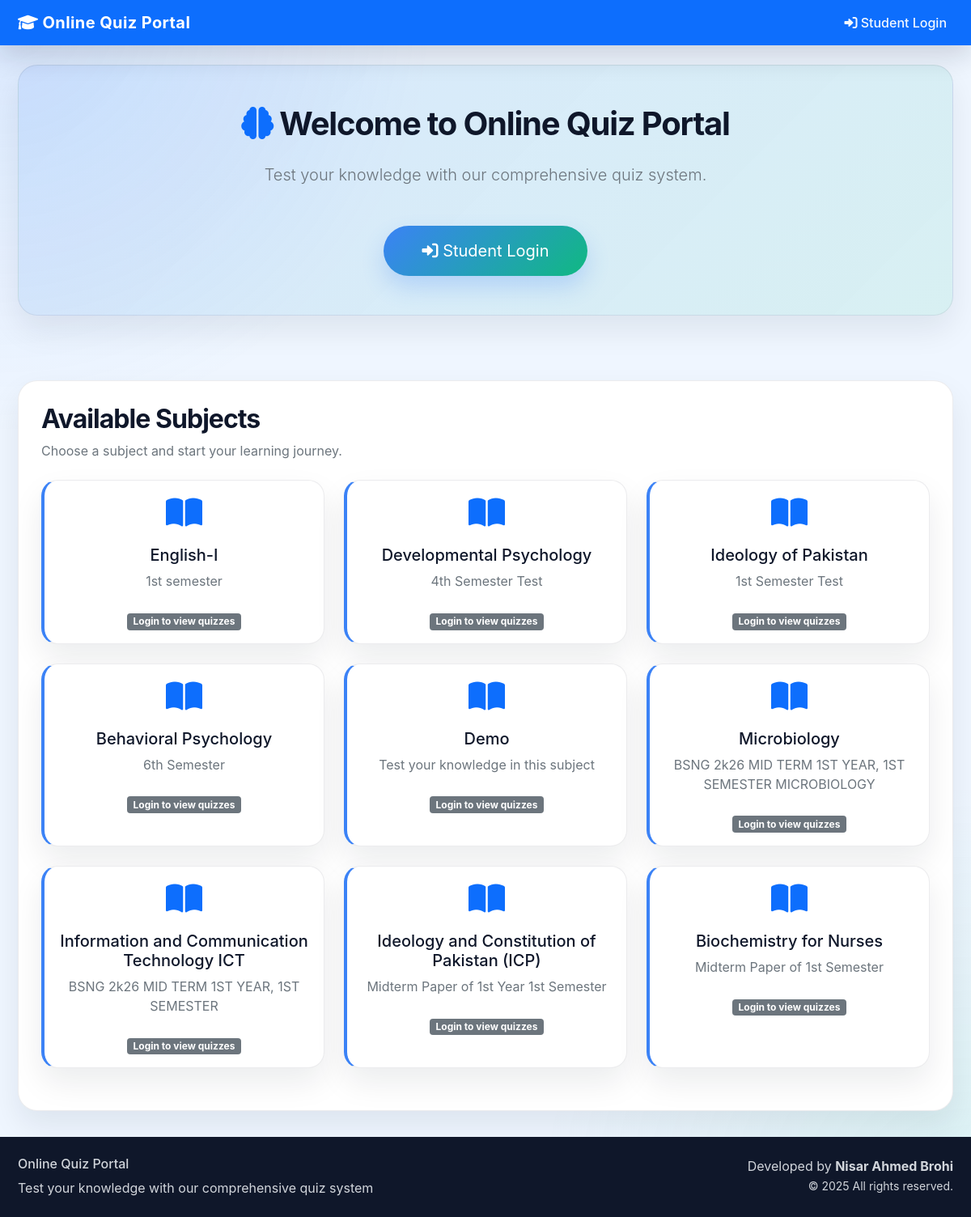
The page / on the database its author committed.
### quiz/models.py (models this page shows, shortened)
class Subject(models.Model):
    name = models.CharField(max_length=100)
    description = models.TextField(blank=True)
    created_at = models.DateTimeField(auto_now_add=True)

### quiz/views.py (the view)
# urls.py: path('', views.home, name='home'),
def home(request):
    subjects = Subject.objects.all()
    return render(request, 'quiz/home.html', {'subjects': subjects})

### quiz/templates/quiz/home.html (shortened to what this page needs)
{% extends 'quiz/base.html' %}
{% block content %}
<div class="row">
    <div class="col-12">
        <div class="hero-panel text-center mx-auto">
            <h1 class="mb-4">
                <i class="fas fa-brain text-primary"></i> Welcome to Online Quiz Portal
            </h1>
            <p class="lead text-muted mb-5">Test your knowledge with our comprehensive quiz system.</p>
            {% if not request.session.student_id %}
            <a href="{% url 'student_login' %}" class="btn btn-primary btn-lg px-5 py-3">
                <i class="fas fa-sign-in-alt"></i> Student Login
            </a>
            {% endif %}
        </div>
    </div>
</div>
<div class="row mt-5">
    <div class="col-12">
        <div class="section-panel">
            <div class="d-flex justify-content-between align-items-center mb-4 flex-column flex-md-row">
                <div>
                    <h2 class="section-title mb-2">Available Subjects</h2>
                    <p class="text-muted mb-0">Choose a subject and start your learning journey.</p>
                </div>
            </div>
            <div class="row mt-4">
                {% for subject in subjects %}
                <div class="col-md-4 mb-4">
                    <div class="card quiz-card h-100">
                        <div class="card-body text-center">
                            <div class="display-6 text-primary mb-3">
                                <i class="fas fa-book-open"></i>
                            </div>
                            <h5 class="card-title mb-2">{{ subject.name }}</h5>
                            <p class="card-text text-muted mb-4">{{ subject.description|default:"Test your knowledge in this subject"|truncatewords:18 }}</p>
                            {% if request.session.student_id %}
                            <a href="{% url 'subject_quizzes' subject.id %}" class="btn btn-outline-primary btn-sm py-2 px-4">
                                View Quizzes
                            </a>
                            {% else %}
                            <span class="badge bg-secondary">Login to view quizzes</span>
                            {% endif %}
                        </div>
                    </div>
                </div>
                {% empty %}
                <div class="col-12">
                    <p class="text-muted">No subjects available at the moment.</p>
                </div>
                {% endfor %}
            </div>
        </div>
    </div>
</div>
{% endblock %}

### quiz/templates/quiz/base.html (shortened to what this page needs)
<!DOCTYPE html>
<html lang="en">
<head>
    <link href="https://cdn.jsdelivr.net/npm/bootstrap@5.1.3/dist/css/bootstrap.min.css" rel="stylesheet">
    <link href="https://cdnjs.cloudflare.com/ajax/libs/font-awesome/6.0.0/css/all.min.css" rel="stylesheet">
    {% load static %}
</head>
<body>
    <div class="main-container">
        <div class="content-wrap">
            <nav class="navbar navbar-expand-lg navbar-dark bg-primary">
                <div class="container">
                    <a class="navbar-brand" href="{% url 'home' %}">
                        <i class="fas fa-graduation-cap"></i> Online Quiz Portal
                    </a>
                    {% if request.session.student_id %}
                    <div class="navbar-nav ms-auto d-flex align-items-center">
                        <span class="student-info me-3">
                            <i class="fas fa-user"></i>
                            {{ request.session.student_name }}
                        </span>
                        <a class="nav-link" href="{% url 'quiz_list' %}">
                            <i class="fas fa-list"></i> Available Quizzes
                        </a>
                        <a class="nav-link" href="{% url 'home' %}">
                            <i class="fas fa-home"></i> Home
                        </a>
                        <a class="nav-link" href="{% url 'student_logout' %}"
                           onclick="return confirm('Are you sure you want to logout?')">
                            <i class="fas fa-sign-out-alt"></i> Logout
                        </a>
                    </div>
                    {% else %}
                    <div class="navbar-nav ms-auto">
                        <a class="nav-link" href="{% url 'student_login' %}">
                            <i class="fas fa-sign-in-alt"></i> Student Login
                        </a>
                    </div>
                    {% endif %}
                </div>
            </nav>
            <div class="container mt-4">
                {% block content %}
                {% endblock %}
            </div>
        </div>
        <footer class="footer">
            <div class="container">
                <div class="row">
                    <div class="col-md-6 text-center text-md-start">
                        <h6>Online Quiz Portal</h6>
                        <p class="mb-0">Test your knowledge with our comprehensive quiz system</p>
                    </div>
                    <div class="col-md-6 text-center text-md-end">
                        <p class="mb-0">
                            Developed by <strong>Nisar Ahmed Brohi</strong>
                        </p>
                        <p class="mb-0">
                            <small>&copy; 2025 All rights reserved.</small>
                        </p>
                    </div>
                </div>
            </div>
        </footer>
    </div>
</body>
</html>

### quiz/templates/quiz/base.html (style rules this page uses)
:root { --brand-primary: #3b82f6; --brand-primary-dark: #1d4ed8; --brand-secondary: #10b981; --surface: #ffffff; --surface-soft: #f8fafc; --surface-alt: #e2e8f0; --text-high: #0f172a; --text-muted: #64748b; --border: rgba(15, 23, 42, 0.08); --shadow-soft: 0 18px 38px rgba(15, 23, 42, 0.08); }
html, body { min-height: 100%; background: radial-gradient(circle at top left, rgba(59, 130, 246, 0.12), transparent 28%), radial-gradient(circle at bottom right, rgba(16, 185, 129, 0.10), transparent 28%), #eff6ff; color: var(--text-high); font-family: Inter, system-ui, -apple-system, BlinkMacSystemFont, 'Segoe UI', sans-serif; }
body { margin: 0; padding: 0; }
.navbar { box-shadow: 0 14px 32px rgba(15, 23, 42, 0.15); background: #0d6efd !important; }
.navbar-brand { font-weight: 700; letter-spacing: 0.02em; color: #ffffff !important; }
.navbar-nav .nav-link { color: rgba(255, 255, 255, 0.95) !important; font-weight: 500; }
.main-container { display: flex; flex-direction: column; min-height: 100vh; }
.content-wrap { flex: 1; }
.container { max-width: 1180px; }
.card { border: 1px solid rgba(15, 23, 42, 0.08); border-radius: 1.25rem; box-shadow: var(--shadow-soft); background: var(--surface); color: var(--text-high); }
.hero-panel { border-radius: 1.5rem; background: linear-gradient(135deg, rgba(59, 130, 246, 0.12), rgba(16, 185, 129, 0.10)); border: 1px solid rgba(15, 23, 42, 0.08); box-shadow: var(--shadow-soft); padding: 3rem 2.5rem; margin-bottom: 2rem; color: var(--text-high); }
.hero-panel h1, .hero-panel h2, .section-title { font-weight: 700; letter-spacing: -0.03em; }
.quiz-card { border: 1px solid rgba(15, 23, 42, 0.08); border-left: 4px solid var(--brand-primary); transition: transform 0.25s ease, box-shadow 0.25s ease; background: var(--surface); }
.section-panel { padding: 1.75rem; background: var(--surface); border-radius: 1.5rem; box-shadow: var(--shadow-soft); border: 1px solid rgba(15, 23, 42, 0.08); }
.btn-primary { border-radius: 999px; background: linear-gradient(135deg, var(--brand-primary), var(--brand-secondary)); border: none; box-shadow: 0 14px 28px rgba(59, 130, 246, 0.24); color: #ffffff; }
.footer { background: #0f172a; color: #d1d5db; padding: 1.5rem 0; margin-top: 2rem; }

### rows shown on the page
Subject: name "English-I", description "1st semester"
Subject: name "Developmental Psychology", description "4th Semester Test"
Subject: name "Ideology of Pakistan", description "1st Semester Test"
Subject: name "Behavioral Psychology", description "6th Semester"
Subject: name "Demo", description "Test your knowledge in this subject"
Subject: name "Microbiology", description "BSNG 2k26 MID TERM 1ST YEAR, 1ST SEMESTER MICROBIOLOGY"
Subject: name "Information and Communication Technology ICT", description "BSNG 2k26 MID TERM 1ST YEAR, 1ST SEMESTER"
Subject: name "Ideology and Constitution of Pakistan (ICP)", description "Midterm Paper of 1st Year 1st Semester"
Subject: name "Biochemistry for Nurses", description "Midterm Paper of 1st Semester"
